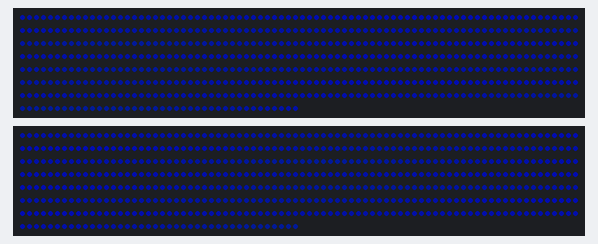
The sketch below on a simulated Arduino Uno, built with avr-gcc and run on an emulated ATmega328P. Shown: 2 × 600 RGB LEDs in strip order, left to right, continuing on the next row. Dim RGB values are drawn brighter than linear.

Above: at 0.7 s.

The sketch:

river_flow.ino
```cpp
#include <Adafruit_NeoPixel.h>

// ==========================================
// CONFIGURATION SETTINGS
// ==========================================

#define PIN_STRIP_1 5
#define PIN_STRIP_2 6

#define NUM_LEDS_STRIP_1 600
#define NUM_LEDS_STRIP_2 600

#define TOTAL_LEDS (NUM_LEDS_STRIP_1 + NUM_LEDS_STRIP_2)

// Frame delay in milliseconds
#define LOOP_DELAY_MS 50

#define BRIGHTNESS 61

// ==========================================
// NEOPIXEL INITIALIZATION
// ==========================================

Adafruit_NeoPixel strip1(NUM_LEDS_STRIP_1, PIN_STRIP_1, NEO_GRB + NEO_KHZ800);
Adafruit_NeoPixel strip2(NUM_LEDS_STRIP_2, PIN_STRIP_2, NEO_GRB + NEO_KHZ800);

unsigned long lastUpdate = 0;
float flowPosition = 0;
float tidePhase = 0;

// ==========================================
// VIRTUAL LED ARRAY ABSTRACTION LAYER
// ==========================================

void setVirtualPixel(int index, uint32_t color) {
  if (index < 0 || index >= TOTAL_LEDS) return;
  if (index < NUM_LEDS_STRIP_1) {
    strip1.setPixelColor(index, color);
  } else {
    strip2.setPixelColor(index - NUM_LEDS_STRIP_1, color);
  }
}

void showAllStrips() {
  strip1.show();
  strip2.show();
}

void clearAllStrips() {
  for (int i = 0; i < TOTAL_LEDS; i++) {
    setVirtualPixel(i, 0);
  }
  showAllStrips();
}

// ==========================================
// SETUP & LOOP
// ==========================================

void setup() {
  strip1.begin();
  strip1.setBrightness(BRIGHTNESS);
  strip2.begin();
  strip2.setBrightness(BRIGHTNESS);
  clearAllStrips();
}

void loop() {
  if (millis() - lastUpdate >= LOOP_DELAY_MS) {
    lastUpdate = millis();

    // 1. Advance the tidal phase cycle (slow sine wave modulation)
    tidePhase += 0.001;
    if (tidePhase >= TWO_PI) tidePhase = 0;

    // 2. Flow speed oscillates between positive (downstream) and negative (upstream)
    float flowSpeed = sin(tidePhase) * 1.5;
    flowPosition += flowSpeed;

    // 3. speedMagnitude represents water agitation (for foam/light reflection)
    float speedMagnitude = abs(flowSpeed);

    // 4. Calculate color for each virtual pixel
    for (int i = 0; i < TOTAL_LEDS; i++) {
      // Overlapping sine waves moving relative to the tide flowPosition
      float wave1 = (sin(i * 0.03 - flowPosition) + 1.0) / 2.0;
      float wave2 = (sin(i * 0.08 - flowPosition * 1.3 + PI) + 1.0) / 2.0;
      float riverVal = (wave1 + wave2) / 2.0;

      // Interpolate colors: Calm Deep Blue -> Teal/Cyan -> White Foam
      // High speed magnitude introduces more foam (r and g channels rise)
      uint8_t r = (uint8_t)(riverVal * 120.0 * speedMagnitude);
      uint8_t g = (uint8_t)(20.0 + riverVal * 180.0 * speedMagnitude);
      uint8_t b = (uint8_t)(100.0 + riverVal * 155.0);

      setVirtualPixel(i, strip1.Color(r, g, b));
    }

    showAllStrips();
  }
}
```
